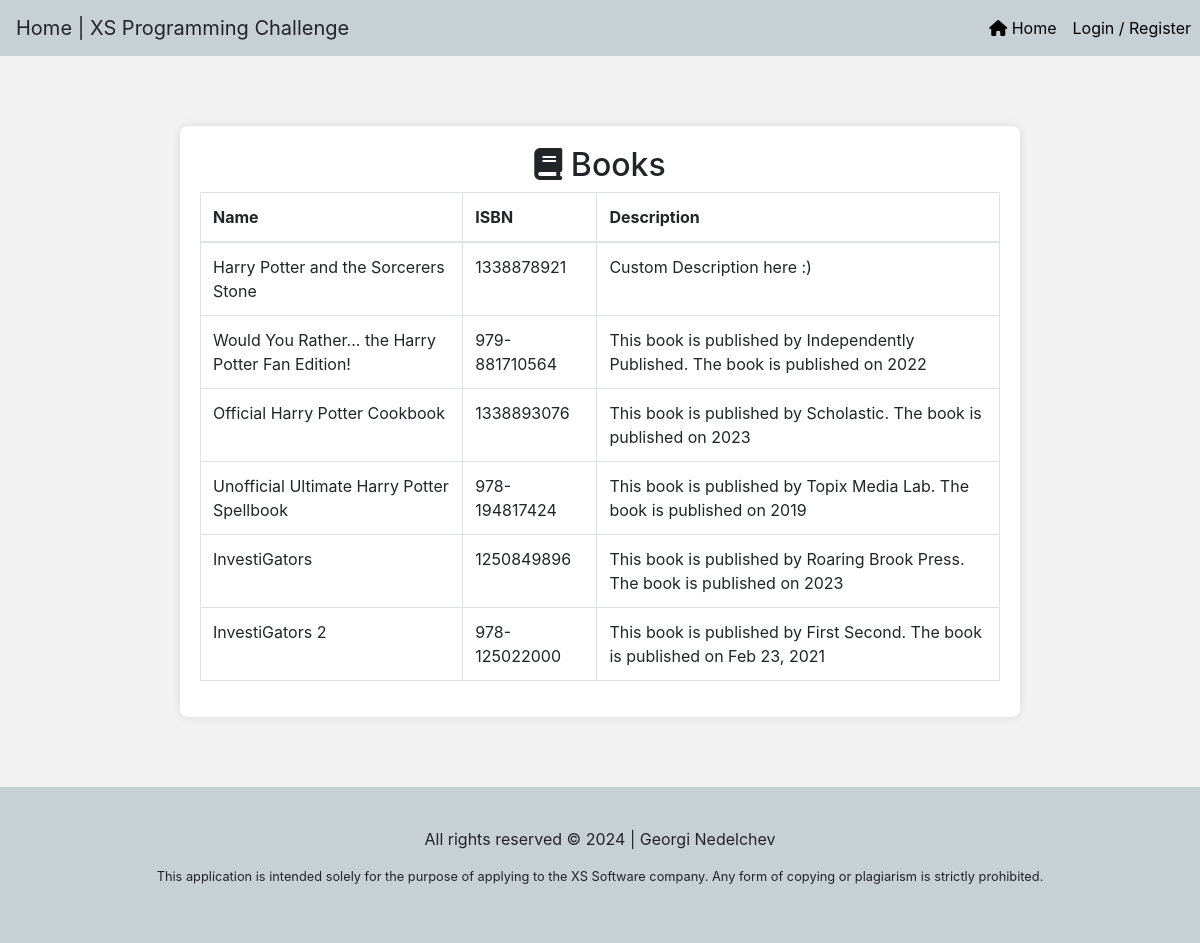
The page /home on the database its author committed.
### tables this page shows
CREATE TABLE `books` (
  `id` int(11) NOT NULL,
  `name` varchar(255) NOT NULL,
  `isbn` varchar(13) NOT NULL,
  `description` text DEFAULT NULL,
  `user_id` int(11) NOT NULL,
  `created_at` timestamp NOT NULL DEFAULT current_timestamp()
);

### models/Book.php (called while the page is built, shortened)
<?php
class Book {
    private $conn;
    private $table_name = "books";
    public function __construct($db) {
        $this->conn = $db;
    }
    public function readAll() {
        $query = "SELECT * FROM " . $this->table_name;
        $stmt = $this->conn->prepare($query);
        $stmt->execute();
        return $stmt;
    }
}
?>

### home.php (the view, shortened to what this page needs)
<?php
$database = new Database();
$db = $database->getConnection();
$book = new Book($db);
$stmt = $book->readAll();
?>
<div class="container table-container">
	<h2 class="text-center"><i title="Books" class="fa-solid fa-book"></i> Books</h2>
	<table class="table table-bordered">
		<thead>
			<tr>
				<th>Name</th>
				<th>ISBN</th>
				<th>Description</th>
			</tr>
		</thead>
		<tbody>
			<?php while ($row = $stmt->fetch(PDO::FETCH_ASSOC)) : ?>
				<tr>
					<td><?php echo htmlspecialchars($row['name']); ?></td>
					<td><?php echo htmlspecialchars($row['isbn']); ?></td>
					<td><?php echo htmlspecialchars($row['description']); ?></td>
				</tr>
			<?php endwhile; ?>
		</tbody>
	</table>
</div>

### css/styles.css (style rules this page uses)
body { padding-top: 56px; display: flex; flex-direction: column; min-height: 100vh; background-color: #f2f2f2; }
.container { flex: 1; }
.form-container, .table-container { max-width: 70%; margin: 70px auto; padding: 20px; background-color: #fff; box-shadow: 0 0 10px rgba(0, 0, 0, 0.1); border-radius: 8px; position: relative; }
.table-container { overflow: auto; max-height: 600px; }

### rows shown on the page
books: name "Harry Potter and the Sorcerers Stone", isbn "1338878921", description "Custom Description here :)"
books: name "Would You Rather... the Harry Potter Fan Edition!", isbn "979-881710564", description "This book is published by Independently Published. The book is published on 2022"
books: name "Official Harry Potter Cookbook", isbn "1338893076", description "This book is published by Scholastic. The book is published on 2023"
books: name "Unofficial Ultimate Harry Potter Spellbook", isbn "978-194817424", description "This book is published by Topix Media Lab. The book is published on 2019"
books: name "InvestiGators", isbn "1250849896", description "This book is published by Roaring Brook Press. The book is published on 2023"
books: name "InvestiGators 2", isbn "978-125022000", description "This book is published by First Second. The book is published on Feb 23, 2021"

### other values the page prints
$controller "Home"
